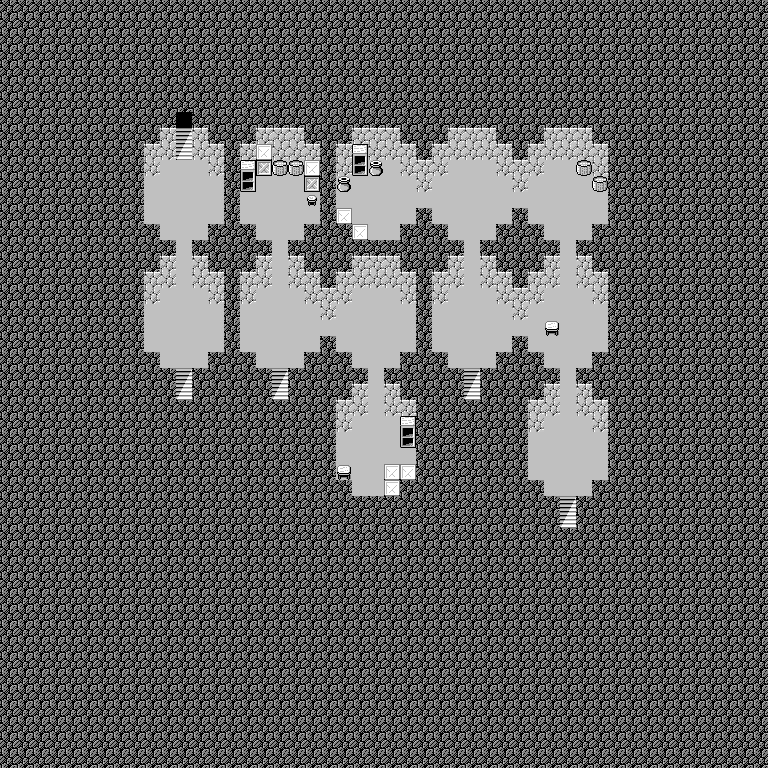

Tiled map render using the project's own tile images. Description and the map definition, with tile-layer contents summarised, below:
An orthogonal 48x48 tile map with 16x16 px tiles, 2 tile layers (Tile Layer 1, Tile Layer 2), 2 tilesets and 16 objects (7x Character, 6x Event, 3x Chest).

<map version="1.0" orientation="orthogonal" renderorder="right-down" width="48" height="48" tilewidth="16" tileheight="16">
 <properties>
  <property name="bgm" value="ffl1_cave" />
  <property name="encounter" value="encounterset_level00_danger05" />
  <property name="name" value="Southern Cave" />
 </properties>
 <tileset firstgid="1" name="lower" tilewidth="16" tileheight="16">
  <image source="../tilesets/lower2.PNG" width="112" height="256" />
  <tile id="3">
   <properties>
    <property name="x" value="" />
   </properties>
  </tile>
  <tile id="4">
   <properties>
    <property name="x" value="" />
   </properties>
  </tile>
  <tile id="5">
   <properties>
    <property name="x" value="" />
   </properties>
  </tile>
  <tile id="6">
   <properties>
    <property name="x" value="" />
   </properties>
  </tile>
  <tile id="10">
   <properties>
    <property name="x" value="" />
   </properties>
  </tile>
  <tile id="11">
   <properties>
    <property name="x" value="" />
   </properties>
  </tile>
  <tile id="12">
   <properties>
    <property name="x" value="" />
   </properties>
  </tile>
  <tile id="13">
   <properties>
    <property name="x" value="" />
   </properties>
  </tile>
  <tile id="17">
   <properties>
    <property name="x" value="" />
   </properties>
  </tile>
  <tile id="18">
   <properties>
    <property name="x" value="" />
   </properties>
  </tile>
  <tile id="19">
   <properties>
    <property name="x" value="" />
   </properties>
  </tile>
  <tile id="20">
   <properties>
    <property name="x" value="" />
   </properties>
  </tile>
  <tile id="24">
   <properties>
    <property name="x" value="" />
   </properties>
  </tile>
  <tile id="25">
   <properties>
    <property name="x" value="" />
   </properties>
  </tile>
  <tile id="26">
   <properties>
    <property name="x" value="" />
   </properties>
  </tile>
  <tile id="27">
   <properties>
    <property name="x" value="" />
   </properties>
  </tile>
  <tile id="31">
   <properties>
    <property name="x" value="" />
   </properties>
  </tile>
  <tile id="32">
   <properties>
    <property name="x" value="" />
   </properties>
  </tile>
  <tile id="33">
   <properties>
    <property name="x" value="" />
   </properties>
  </tile>
  <tile id="34">
   <properties>
    <property name="x" value="" />
   </properties>
  </tile>
  <tile id="38">
   <properties>
    <property name="x" value="" />
   </properties>
  </tile>
  <tile id="39">
   <properties>
    <property name="x" value="" />
   </properties>
  </tile>
  <tile id="40">
   <properties>
    <property name="x" value="" />
   </properties>
  </tile>
  <tile id="41">
   <properties>
    <property name="x" value="" />
   </properties>
  </tile>
  <tile id="45">
   <properties>
    <property name="x" value="" />
   </properties>
  </tile>
  <tile id="46">
   <properties>
    <property name="x" value="" />
   </properties>
  </tile>
  <tile id="47">
   <properties>
    <property name="x" value="" />
   </properties>
  </tile>
  <tile id="48">
   <properties>
    <property name="x" value="" />
   </properties>
  </tile>
  <tile id="52">
   <properties>
    <property name="x" value="" />
   </properties>
  </tile>
  <tile id="53">
   <properties>
    <property name="x" value="" />
   </properties>
  </tile>
  <tile id="54">
   <properties>
    <property name="x" value="" />
   </properties>
  </tile>
  <tile id="56">
   <properties>
    <property name="x" value="" />
   </properties>
  </tile>
  <tile id="57">
   <properties>
    <property name="x" value="" />
   </properties>
   <animation>
    <frame tileid="56" duration="500" />
    <frame tileid="63" duration="500" />
    <frame tileid="70" duration="500" />
    <frame tileid="77" duration="500" />
   </animation>
  </tile>
  <tile id="58">
   <animation>
    <frame tileid="59" duration="500" />
    <frame tileid="60" duration="500" />
    <frame tileid="61" duration="500" />
    <frame tileid="62" duration="500" />
   </animation>
  </tile>
  <tile id="63">
   <properties>
    <property name="x" value="" />
   </properties>
  </tile>
  <tile id="70">
   <properties>
    <property name="x" value="" />
   </properties>
  </tile>
  <tile id="73">
   <properties>
    <property name="x" value="" />
   </properties>
  </tile>
  <tile id="77">
   <properties>
    <property name="x" value="" />
   </properties>
  </tile>
  <tile id="84">
   <properties>
    <property name="x" value="" />
   </properties>
  </tile>
  <tile id="85">
   <properties>
    <property name="x" value="" />
   </properties>
   <animation>
    <frame tileid="84" duration="500" />
    <frame tileid="91" duration="500" />
    <frame tileid="98" duration="500" />
    <frame tileid="105" duration="500" />
   </animation>
  </tile>
  <tile id="91">
   <properties>
    <property name="x" value="" />
   </properties>
  </tile>
  <tile id="98">
   <properties>
    <property name="x" value="" />
   </properties>
  </tile>
  <tile id="103">
   <properties>
    <property name="x" value="" />
   </properties>
  </tile>
  <tile id="105">
   <properties>
    <property name="x" value="" />
   </properties>
  </tile>
 </tileset>
 <tileset firstgid="113" name="upper" tilewidth="16" tileheight="16">
  <image source="../tilesets/upper2.PNG" width="144" height="176" />
  <tile id="1">
   <properties>
    <property name="x" value="" />
   </properties>
  </tile>
  <tile id="2">
   <properties>
    <property name="x" value="" />
   </properties>
  </tile>
  <tile id="3">
   <properties>
    <property name="x" value="" />
   </properties>
  </tile>
  <tile id="4">
   <properties>
    <property name="x" value="" />
   </properties>
  </tile>
  <tile id="5">
   <properties>
    <property name="x" value="" />
   </properties>
  </tile>
  <tile id="6">
   <properties>
    <property name="x" value="" />
   </properties>
  </tile>
  <tile id="7">
   <properties>
    <property name="x" value="" />
   </properties>
  </tile>
  <tile id="10">
   <properties>
    <property name="o" value="" />
   </properties>
  </tile>
  <tile id="11">
   <properties>
    <property name="x" value="" />
   </properties>
  </tile>
  <tile id="12">
   <properties>
    <property name="x" value="" />
   </properties>
  </tile>
  <tile id="13">
   <properties>
    <property name="x" value="" />
   </properties>
  </tile>
  <tile id="14">
   <properties>
    <property name="x" value="" />
   </properties>
  </tile>
  <tile id="15">
   <properties>
    <property name="x" value="" />
   </properties>
  </tile>
  <tile id="16">
   <properties>
    <property name="x" value="" />
   </properties>
  </tile>
  <tile id="19">
   <properties>
    <property name="x" value="" />
   </properties>
  </tile>
  <tile id="20">
   <properties>
    <property name="x" value="" />
   </properties>
  </tile>
  <tile id="21">
   <properties>
    <property name="x" value="" />
   </properties>
  </tile>
  <tile id="22">
   <properties>
    <property name="x" value="" />
   </properties>
  </tile>
  <tile id="23">
   <properties>
    <property name="x" value="" />
   </properties>
  </tile>
  <tile id="24">
   <properties>
    <property name="x" value="" />
   </properties>
  </tile>
  <tile id="25">
   <properties>
    <property name="o" value="" />
   </properties>
  </tile>
  <tile id="27">
   <properties>
    <property name="x" value="" />
   </properties>
  </tile>
  <tile id="28">
   <properties>
    <property name="counter" value="" />
    <property name="x" value="" />
   </properties>
  </tile>
  <tile id="29">
   <properties>
    <property name="x" value="" />
   </properties>
  </tile>
  <tile id="30">
   <properties>
    <property name="x" value="" />
   </properties>
  </tile>
  <tile id="31">
   <properties>
    <property name="x" value="" />
   </properties>
  </tile>
  <tile id="32">
   <properties>
    <property name="x" value="" />
   </properties>
  </tile>
  <tile id="33">
   <properties>
    <property name="x" value="" />
   </properties>
  </tile>
  <tile id="36">
   <properties>
    <property name="x" value="" />
   </properties>
  </tile>
  <tile id="37">
   <properties>
    <property name="x" value="" />
   </properties>
  </tile>
  <tile id="38">
   <properties>
    <property name="x" value="" />
   </properties>
  </tile>
  <tile id="39">
   <properties>
    <property name="x" value="" />
   </properties>
  </tile>
  <tile id="40">
   <properties>
    <property name="x" value="" />
   </properties>
  </tile>
  <tile id="41">
   <properties>
    <property name="o" value="" />
   </properties>
  </tile>
  <tile id="42">
   <properties>
    <property name="x" value="" />
   </properties>
  </tile>
  <tile id="45">
   <properties>
    <property name="x" value="" />
   </properties>
  </tile>
  <tile id="46">
   <properties>
    <property name="x" value="" />
   </properties>
  </tile>
  <tile id="47">
   <properties>
    <property name="x" value="" />
   </properties>
  </tile>
  <tile id="48">
   <properties>
    <property name="x" value="" />
   </properties>
  </tile>
  <tile id="49">
   <properties>
    <property name="x" value="" />
   </properties>
  </tile>
  <tile id="50">
   <properties>
    <property name="o" value="" />
   </properties>
  </tile>
  <tile id="51">
   <properties>
    <property name="x" value="" />
   </properties>
  </tile>
  <tile id="54">
   <properties>
    <property name="x" value="" />
   </properties>
  </tile>
  <tile id="55">
   <properties>
    <property name="x" value="" />
   </properties>
  </tile>
  <tile id="56">
   <properties>
    <property name="x" value="" />
   </properties>
  </tile>
  <tile id="57">
   <properties>
    <property name="counter" value="" />
    <property name="x" value="" />
   </properties>
  </tile>
  <tile id="58">
   <properties>
    <property name="counter" value="" />
    <property name="x" value="" />
   </properties>
  </tile>
  <tile id="59">
   <properties>
    <property name="counter" value="" />
    <property name="x" value="" />
   </properties>
  </tile>
 </tileset>
 <layer name="Tile Layer 1" width="48" height="48">
  <properties>
   <property name="z" value="0" />
  </properties>
  <data>[2304 cells, 2304 non-empty, 7 distinct tile ids]</data>
 </layer>
 <layer name="Tile Layer 2" width="48" height="48">
  <properties>
   <property name="z" value=".5" />
  </properties>
  <data>[2304 cells, 24 non-empty, 8 distinct tile ids]</data>
 </layer>
 <objectgroup name="Object Layer 1">
  <object name="chest" type="Chest" x="256" y="176" width="16" height="16">
   <properties>
    <property name="item" value="pot_mana" />
   </properties>
  </object>
  <object name="tele" type="Event" x="176" y="112" width="16" height="16">
   <properties>
    <property name="onCollide" value="teleport('world1/overworld.tmx', 51, 53)" />
   </properties>
  </object>
  <object name="tele" type="Event" x="176" y="384" width="16" height="16">
   <properties>
    <property name="onCollide" value="teleport('world1/hq02.tmx', 11, 18)" />
   </properties>
  </object>
  <object name="tele" type="Event" x="272" y="384" width="16" height="16">
   <properties>
    <property name="onCollide" value="teleport('world1/hq02.tmx', 17, 18)" />
   </properties>
  </object>
  <object name="tele" type="Event" x="464" y="384" width="16" height="16">
   <properties>
    <property name="onCollide" value="teleport('world1/hq02.tmx', 29, 18)" />
   </properties>
  </object>
  <object name="tele" type="Event" x="560" y="512" width="16" height="16">
   <properties>
    <property name="onCollide" value="teleport('world1/hq02.tmx', 35, 26)" />
   </properties>
  </object>
  <object name="chest" type="Chest" x="384" y="416" width="16" height="16">
   <properties>
    <property name="item" value="wpn_axeBattle" />
   </properties>
  </object>
  <object name="chest" type="Chest" x="336" y="432" width="16" height="16">
   <properties>
    <property name="item" value="pot_potion" />
   </properties>
  </object>
  <object name="door" type="Event" x="176" y="256" width="16" height="32">
   <properties>
    <property name="appearance" value="anim_bars" />
    <property name="hide" value="return getSwitch('shrine_done')" />
    <property name="onInteract" value="speak('It\'s locked.')" />
    <property name="passable" value="IMPASSABLE" />
   </properties>
  </object>
  <object name="guard" type="Character" x="160" y="224" width="16" height="16">
   <properties>
    <property name="appearance" value="4dir_rat" />
    <property name="face" value="NORTH" />
    <property name="hide" value="return getSwitch('shrine_done')" />
    <property name="onInteract" value="battle('encounter_lvl00_GOBLIN2-3_SPRITE0-1_BUZZARD0-1')" />
   </properties>
  </object>
  <object name="guard" type="Character" x="192" y="224" width="16" height="16">
   <properties>
    <property name="appearance" value="4dir_rat" />
    <property name="face" value="NORTH" />
    <property name="hide" value="return getSwitch('shrine_done')" />
    <property name="onInteract" value="battle('encounter_lvl00_GOBLIN2-3_SPRITE0-1_BUZZARD0-1')" />
   </properties>
  </object>
  <object name="guard" type="Character" x="176" y="320" width="16" height="16">
   <properties>
    <property name="appearance" value="4dir_rat" />
    <property name="face" value="NORTH" />
    <property name="hide" value="return not getSwitch('shrine_done')" />
    <property name="onBehavior" value="this.wander()" />
    <property name="onCollide" value="battle('encounter_lvl00_GOBLIN2-3_SPRITE0-1_BUZZARD0-1')" />
    <property name="onInteract" value="battle('encounter_lvl00_GOBLIN2-3_SPRITE0-1_BUZZARD0-1')" />
   </properties>
  </object>
  <object name="guard" type="Character" x="240" y="304" width="16" height="16">
   <properties>
    <property name="appearance" value="4dir_elf" />
    <property name="face" value="EAST" />
    <property name="hide" value="return not getSwitch('shrine_done')" />
    <property name="onBehavior" value="this.wander()" />
    <property name="onCollide" value="battle('encounter_lvl00_GOBLIN2-3_SPRITE0-1_BUZZARD0-1')" />
    <property name="onInteract" value="battle('encounter_lvl00_GOBLIN2-3_SPRITE0-1_BUZZARD0-1')" />
   </properties>
  </object>
  <object name="guard" type="Character" x="400" y="336" width="16" height="16">
   <properties>
    <property name="appearance" value="4dir_rat" />
    <property name="face" value="WEST" />
    <property name="hide" value="return not getSwitch('shrine_done')" />
    <property name="onBehavior" value="this.wander()" />
    <property name="onCollide" value="battle('encounter_lvl00_GOBLIN2-3_SPRITE0-1_BUZZARD0-1')" />
    <property name="onInteract" value="battle('encounter_lvl00_GOBLIN2-3_SPRITE0-1_BUZZARD0-1')" />
   </properties>
  </object>
  <object name="guard" type="Character" x="560" y="320" width="16" height="16">
   <properties>
    <property name="appearance" value="4dir_rat" />
    <property name="face" value="NORTH" />
    <property name="hide" value="return not getSwitch('shrine_done')" />
    <property name="onBehavior" value="this.wander()" />
    <property name="onCollide" value="battle('encounter_lvl00_GOBLIN2-3_SPRITE0-1_BUZZARD0-1')" />
    <property name="onInteract" value="battle('encounter_lvl00_GOBLIN2-3_SPRITE0-1_BUZZARD0-1')" />
   </properties>
  </object>
  <object name="guard" type="Character" x="464" y="192" width="16" height="16">
   <properties>
    <property name="appearance" value="4dir_elf" />
    <property name="face" value="SOUTH" />
    <property name="hide" value="return not getSwitch('shrine_done')" />
    <property name="onBehavior" value="this.wander()" />
    <property name="onCollide" value="battle('encounter_lvl00_GOBLIN2-3_SPRITE0-1_BUZZARD0-1')" />
    <property name="onInteract" value="battle('encounter_lvl00_GOBLIN2-3_SPRITE0-1_BUZZARD0-1')" />
   </properties>
  </object>
 </objectgroup>
</map>
